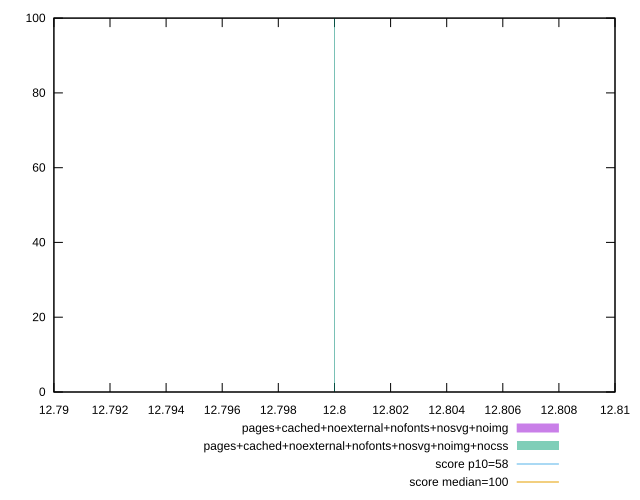

Source code (gnuplot):
reset
set terminal svg size 640, 500 enhanced background rgb 'white'
set output "report_00007_2020-12-11T15:55:29.892Z/estimated-input-latency/comparison/histogram/11_vs_12.svg"

$pagesCachedNoexternalNofontsNosvgNoimg <<EOF
12.800000000000008 100
EOF

$pagesCachedNoexternalNofontsNosvgNoimgNocss <<EOF
12.800000000000008 100
EOF

set key outside below
set boxwidth 2.0780598959513043e-14
set yrange [0:100]
set style fill transparent solid 0.5 noborder

plot \
  $pagesCachedNoexternalNofontsNosvgNoimg title "pages+cached+noexternal+nofonts+nosvg+noimg" with boxes, \
  $pagesCachedNoexternalNofontsNosvgNoimgNocss title "pages+cached+noexternal+nofonts+nosvg+noimg+nocss" with boxes, \


reset
